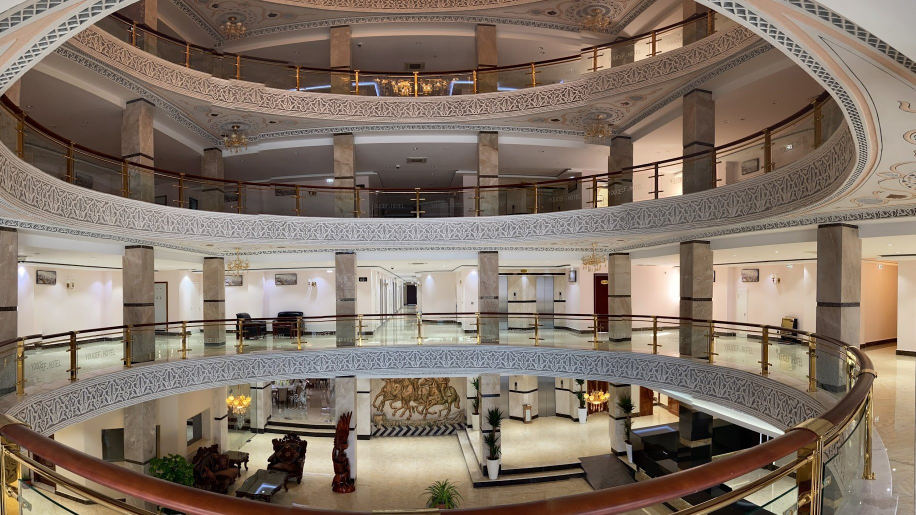
#> input picture img/src/corridor.jpg, 1832 x 1030 px (shown at 1/2 size)
$ python -i rooms_import.py   (imports and definitions only)
#> lines starting #> are read from the running program, lines starting #| are printed output that depends on the picture
#> further down, picture is the input picture: PIL image 1832x1030 RGB; mean R, G, B 131.6, 116.4, 103.3
#!/usr/bin/env python3
"""
HOTEL YOUCEF · room photos: the 7 catalogue folders (img/src/rooms/) → img/src/room-<n>-<kk>.jpg (corrected), then run images.py.

    python3 tools/rooms_import.py && python3 tools/images.py

Order = the hotel's price card (TARIFS HEBERGEMENT): room-1 Single … room-7 Suite Royal.
Correction (Pillow only, gentle — the rooms' warm light and pink walls are real, not a cast):
  1. white balance: gray-world, 35 % strength, gains capped ±8 %
  2. tone: one shared levels curve (0.4 % / 99.6 % clip, 70 % strength) → contrast up, hue unchanged
  3. long edge ≤ 2560 px (Lanczos), light unsharp mask
"""
from pathlib import Path
from PIL import Image, ImageFilter, ImageOps, ImageStat

ROOT = Path(__file__).resolve().parent.parent
IMG, SRC = ROOT / 'img/src/rooms', ROOT / 'img/src'

# folder, files in display order (first = card cover)
ROOMS = [
    ('05_Single', ['01_cover_lit', '02_chambre_vue', '03_coin_bureau_tv', '04_sdb_baignoire']),
    ('04_Double_Grand_Lit', ['01_cover_lit_vue', '02_lit_face', '03_coin_bureau_tv', '05_balcon_vue', '04_sdb_baignoire', '06_entree']),
    ('06_Twin', ['01_cover_chambre_vue', '02_chambre_ensemble', '03_lits_detail', '04_coin_bureau_tv', '05_balcon_vue', '06_vue_hotel_piscine', '07_sdb_baignoire']),
    ('07_Triple', ['01_cover_chambre_ensemble', '02_chambre_vue', '03_coin_assise_fenetre', '04_coin_bureau_tv', '05_sdb_baignoire']),
    ('03_Suite_Junior', ['01_cover_lit', '02_chambre_vue', '04_coin_bureau_tv', '03_dressing_coffre', '05_sdb_baignoire']),
    ('02_Suite_Senior', ['01_cover_lit', '02_salon', '03_coin_salon_lustre', '04_vue_ensemble', '05_chambre_vue_ensemble', '06_sdb_baignoire', '07_sdb_toilette']),
    ('01_Suite_Royal', ['01_cover_lit', 'Screenshot', '04_salon_fauteuil_massage', '06_salle_a_manger', '02_chambre_vue_arche', '03_salon_lustre_canapes', '07_balcon_vue', '08_sdb_baignoire', '09_sdb_vasque']),
]
SHARED = ('01_Suite_Royal', '10_commodites_the_cafe', 'room-tea')  # same tray photo in every folder


def correct(im):
    im = ImageOps.exif_transpose(im).convert('RGB')
    if max(im.size) > 2560:
        k = 2560 / max(im.size)
        im = im.resize((round(im.width * k), round(im.height * k)), Image.LANCZOS)
    # 1. gray-world white balance, partial
    r, g, b = ImageStat.Stat(im).mean
#> r = 131.6; g = 116.4; b = 103.3
    grey = (r + g + b) / 3
#> grey = 117.1
    gains = [min(1.08, max(0.92, 1 + ((grey / c) - 1) * 0.35)) for c in (r, g, b)]
#> gains = [0.961, 1, 1.05]
    im = Image.merge('RGB', [ch.point(lambda v, k=k: min(255, round(v * k))) for ch, k in zip(im.split(), gains)])
    # 2. levels on luminance, same curve on R/G/B so hue is kept
    h = im.convert('L').histogram()
#> h = 256 values, max 13207 at index 77, min 0 at index 253, mean 7370.9
    n, acc, lo, hi = sum(h), 0, 0, 255
#> n = 1886960; acc = 0; lo = 0; hi = 255
    for i, c in enumerate(h):
        acc += c
        if acc >= n * 0.004:
            lo = i
            break
#> this loop made 4 passes
#> (c, acc, lo) on pass 4: (3130, 9148, 3)
#> (c, acc) on passes 1 to 3: (487, 487), (2019, 2506), (3512, 6018)
#> after the loop, acc = 9148
    acc = 0
    for i in range(255, -1, -1):
        acc += h[i]
        if acc >= n * 0.004:
            hi = i
            break
#> this loop made 31 passes
#> acc on passes 1 to 12: 0, 0, 0, 364, 860, 1115, 1280, 1423, 1578, 1719, 1885, 2020
#> after the loop, acc = 8079
    if hi - lo > 40:
        lut = [round(v + (min(255, max(0, (v - lo) * 255 / (hi - lo))) - v) * 0.7) for v in range(256)]
#> lut = 256 values from 0 to 255
        im = im.point(lut * 3)
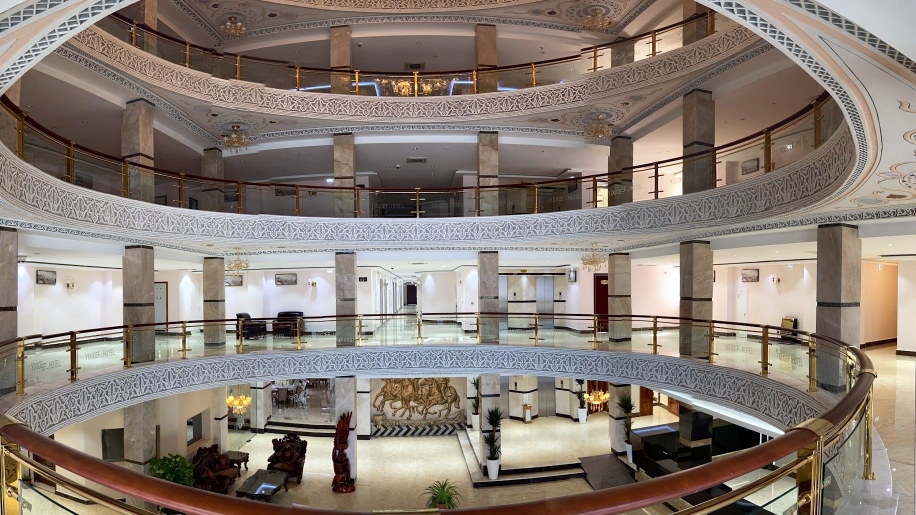
#> im: PIL image 1832x1030 RGB (shown at 1/2 size); mean R, G, B 137.2, 126.1, 116.9
    # 3. crisp
    return im.filter(ImageFilter.UnsharpMask(radius=1.2, percent=45, threshold=3))


def main():
    SRC.mkdir(exist_ok=True)
    jobs = [(IMG / folder, name, f'room-{n}-{k:02d}') for n, (folder, files) in enumerate(ROOMS, 1) for k, name in enumerate(files, 1)]
    jobs.append((IMG / SHARED[0], SHARED[1], SHARED[2]))
    for folder, name, slot in jobs:
        f = next(p for p in sorted(folder.glob(name + '*')) if p.suffix.lower() in {'.jpg', '.jpeg', '.png'})
        correct(Image.open(f)).save(SRC / f'{slot}.jpg', quality=92, subsampling=0)
        print(f'{slot:12} ← {folder.name}/{f.name}')


# [2 lines not run here, left out]

>>> from PIL import Image
>>> picture = Image.open('../img/src/corridor.jpg')
>>> result = correct(picture)

$ run again, on img/src/pool.jpg
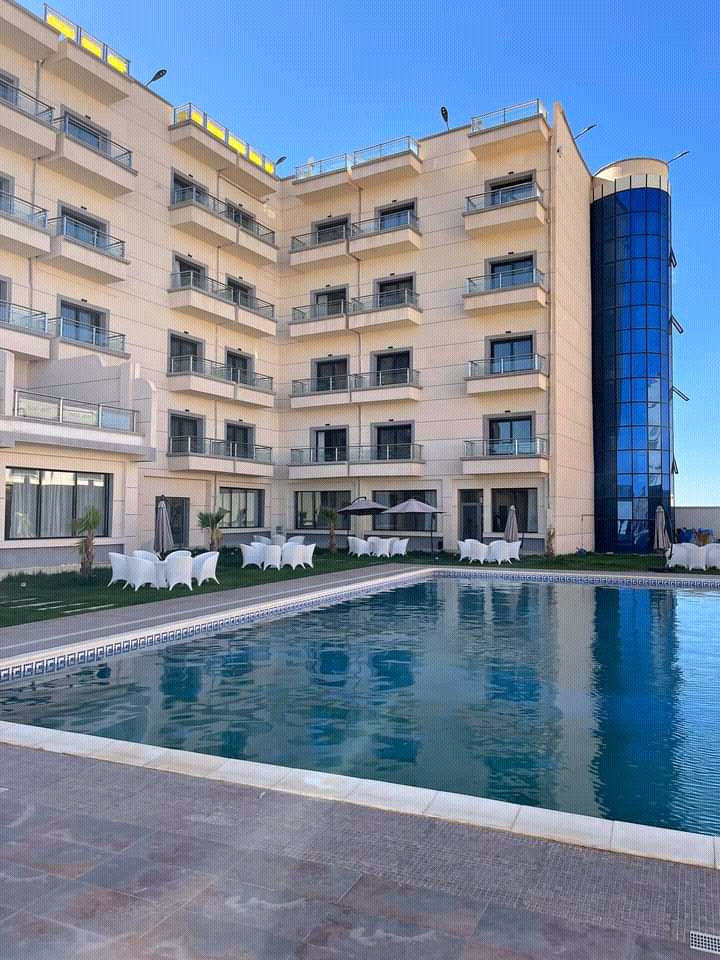
#> input picture img/src/pool.jpg, 720 x 960 px
#> picture is the input picture: PIL image 720x960 RGB; mean R, G, B 119.8, 134.7, 155.2
#> r = 119.8; g = 134.7; b = 155.2
#> grey = 136.6
#> gains = [1.05, 1, 0.958]
#> h = 256 values, max 8113 at index 142, min 0 at index 255, mean 2700
#> in correct, `n, acc, lo, hi = sum(h), 0, 0, 255`: n = 691200; acc = 0; hi = 255
#> the loop in correct, `for i, c in enumerate(h):` made 15 passes
#> (c, acc, lo) on pass 15: (466, 3155, 14)
#> after the loop in correct, `for i, c in enumerate(h):`: acc = 3155
#> the loop in correct, `for i in range(255, -1, -1):` made 25 passes
#> acc on passes 1 to 8: 0, 49, 89, 142, 188, 233, 270, 334
#> after the loop in correct, `for i in range(255, -1, -1):`: acc = 3017
#> lut = 256 values from 0 to 255
#> in correct, `im = im.point(lut * 3)`:
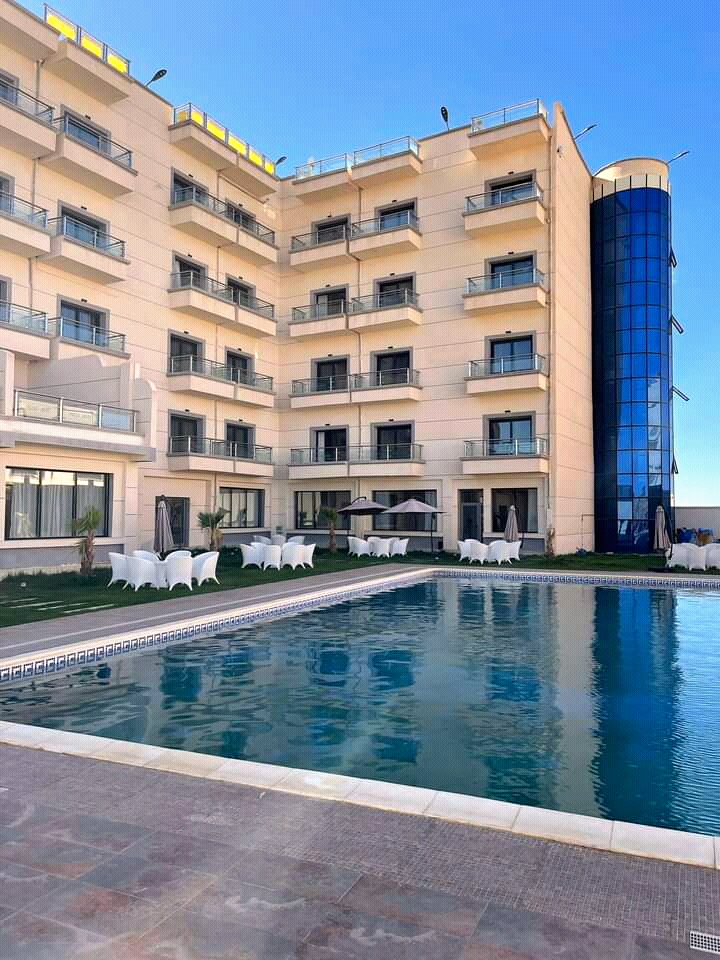
#> im: PIL image 720x960 RGB; mean R, G, B 129.7, 140.5, 154.4

$ run again, on img/src/reception.jpg
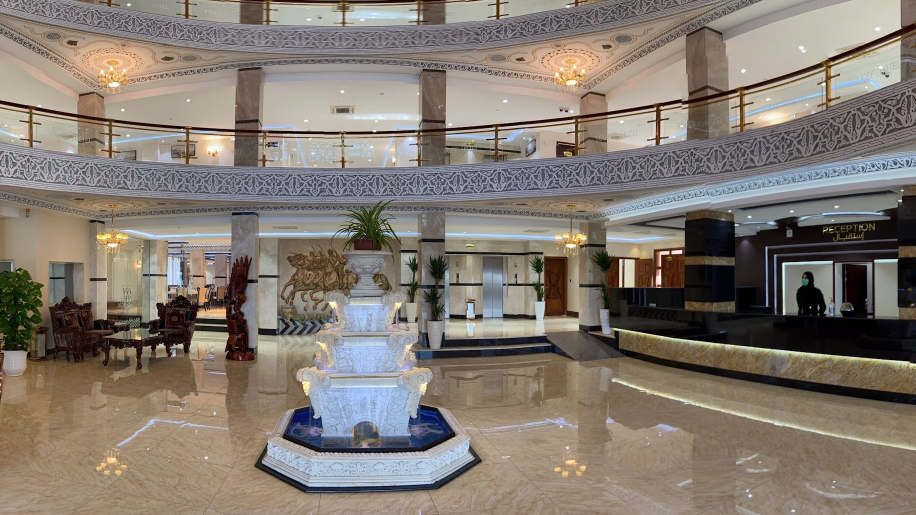
#> input picture img/src/reception.jpg, 1832 x 1030 px (shown at 1/2 size)
#> picture is the input picture: PIL image 1832x1030 RGB; mean R, G, B 131.6, 122.3, 113.2
#> r = 131.6; g = 122.3; b = 113.2
#> grey = 122.3
#> gains = [0.975, 1, 1.03]
#> h = 256 values, max 19721 at index 143, min 0 at index 254, mean 7370.9
#> in correct, `n, acc, lo, hi = sum(h), 0, 0, 255`: n = 1886960; acc = 0; hi = 255
#> the loop in correct, `for i, c in enumerate(h):` made 2 passes
#> (c, acc, lo) on pass 2: (5601, 12148, 1)
#> after the loop in correct, `for i, c in enumerate(h):`: acc = 12148
#> the loop in correct, `for i in range(255, -1, -1):` made 30 passes
#> acc on passes 1 to 8: 0, 0, 190, 396, 617, 789, 957, 1153
#> after the loop in correct, `for i in range(255, -1, -1):`: acc = 7626
#> lut = 256 values from 0 to 255
#> in correct, `im = im.point(lut * 3)`:
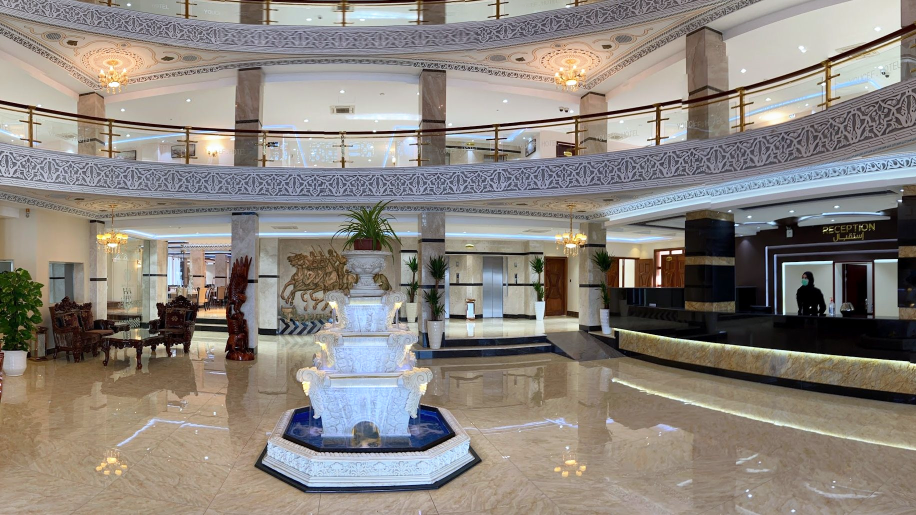
#> im: PIL image 1832x1030 RGB (shown at 1/2 size); mean R, G, B 139.5, 132.9, 126.2
